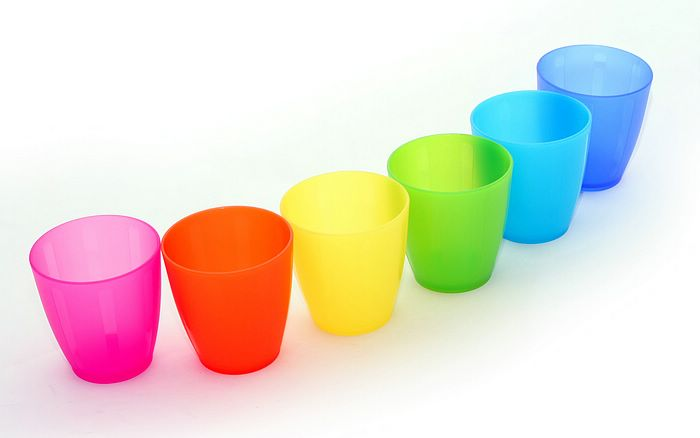
#> input picture Project/cups.jpg, 700 x 438 px
$ python test.py   (older library calls are emulated)
#> lines starting #> are read from the running program, lines starting #| are printed output that depends on the picture; after the words box and inside, x2 and y2 are one past the last pixel; in counts of white or black regions, pixels touching at a corner belong together
# import the necessary packages:
import numpy as np
import cv2
from matplotlib import pyplot as plt
from matplotlib import image as image
import easygui

# Opening an image and backing it up
I = cv2.imread("cups.jpg")
#> I is the input picture: shape (438, 700, 3); mean B, G, R 208, 220.1, 228.7
Original = I.copy()
# Creating a plain white image
WhiteImg = np.zeros(np.shape(I), np.uint8)
WhiteImg[:,:] = (255,255,255)

# #Convert to grayscale
G = cv2.cvtColor(I, cv2.COLOR_BGR2GRAY)

#T, B = cv2.threshold(G, thresh = 250, maxval = 255, type = cv2.THRESH_BINARY + cv2.THRESH_OTSU)
B = cv2.adaptiveThreshold(G, maxValue = 255, adaptiveMethod = cv2.ADAPTIVE_THRESH_GAUSSIAN_C, thresholdType = cv2.THRESH_BINARY, blockSize = 21, C = 4)
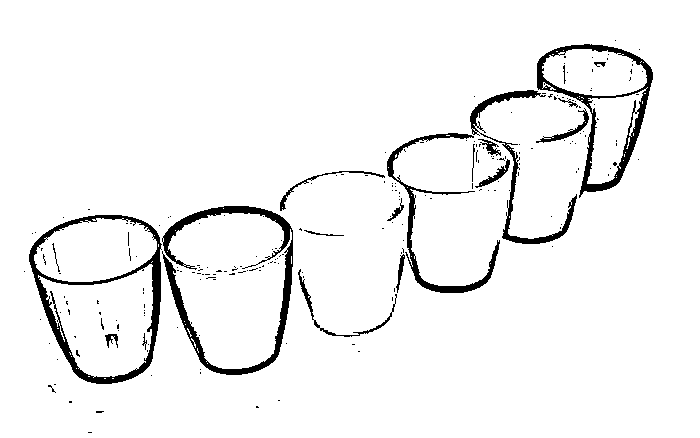
#> B: shape (438, 700); 95% white; 219 black regions (199 under 20 px), largest, box (x1, y1, x2, y2) and area: (162, 206, 293, 375) 3379, (29, 215, 162, 384) 3352, (537, 44, 653, 198) 2710

# Remove noise
shape = cv2.getStructuringElement(cv2.MORPH_ELLIPSE,(4,4))
opening = cv2.morphologyEx(B, cv2.MORPH_OPEN, shape)
#> opening: shape (438, 700); 94.4% white; 46 black regions (34 under 20 px), largest, box (x1, y1, x2, y2) and area: (299, 45, 654, 338) 8631, (30, 207, 294, 385) 7573, (281, 172, 386, 211) 320

# Find the background
bg = cv2.dilate(opening, shape)
#> bg: shape (438, 700); 97.6% white; 61 black regions (44 under 20 px), largest, box (x1, y1, x2, y2) and area: (147, 209, 293, 375) 2507, (473, 47, 653, 192) 1980, (32, 218, 153, 384) 1073

# Find the foreground
dist_transform = cv2.distanceTransform(opening, cv2.DIST_L2, 5)
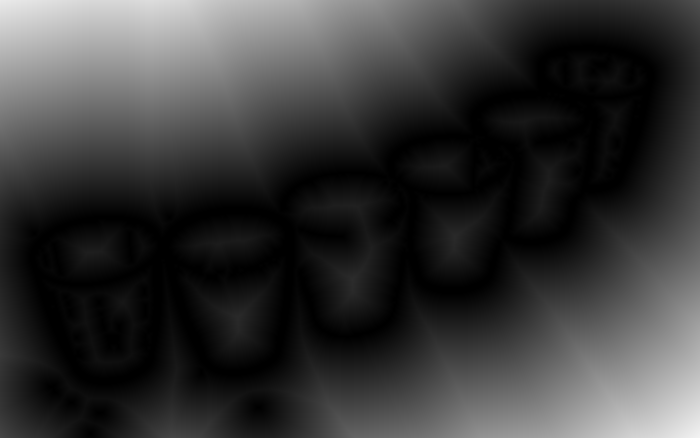
#> dist_transform: shape (438, 700) float32; min 0, max 243, mean 55.7
ret, fg = cv2.threshold(dist_transform, 0.7*dist_transform.max(), 255, 0)
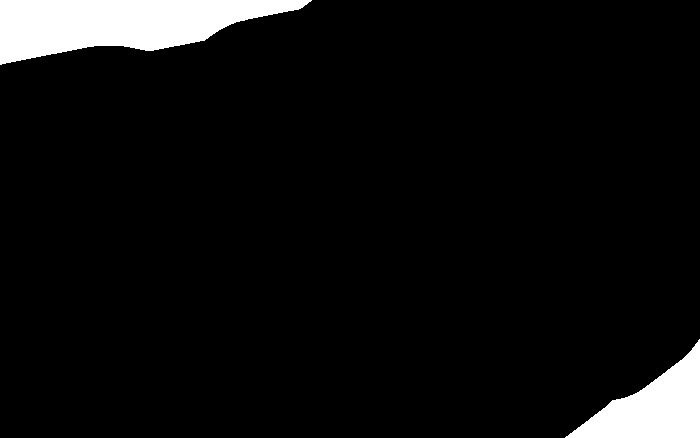
#> fg: shape (438, 700) float32; 6.1% white; 2 white regions, box (x1, y1, x2, y2) and area: (0, 0, 312, 65) 12388, (565, 339, 700, 438) 6252
#> ret = 170.1

# Finding unknown region
fg = np.uint8(fg)
unknown = cv2.subtract(bg, fg)
#> unknown: shape (438, 700); 91.5% white; 63 black regions (44 under 20 px), largest, box (x1, y1, x2, y2) and area: (0, 0, 312, 65) 12388, (565, 339, 700, 438) 6252, (147, 209, 293, 375) 2507

ret, markers = cv2.connectedComponents(fg)
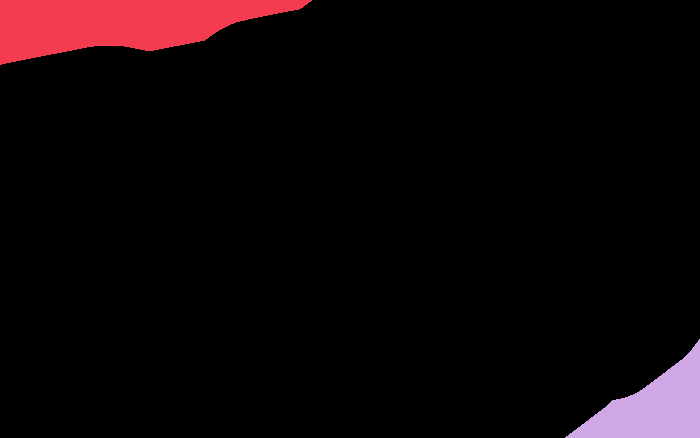
#> markers: shape (438, 700) int32; 3 distinct labels, from 0 to 2; one colour per label, 0 black
#> ret = 3

# Add one to all labels so that sure background is not 0, but 1
markers = markers + 1
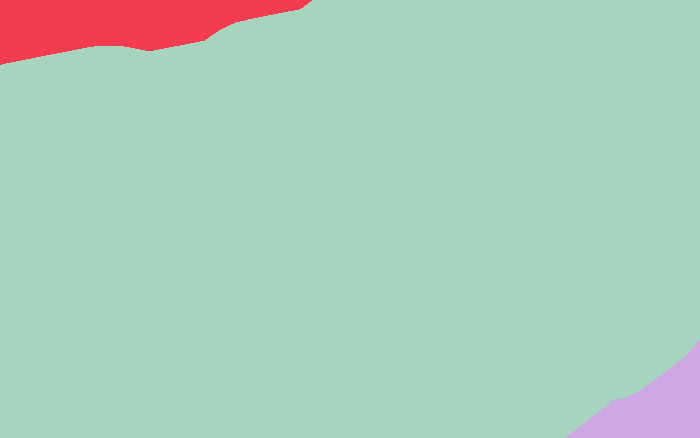
#> markers: shape (438, 700) int32; 3 distinct labels, from 1 to 3; one colour per label, 0 black

# Now, mark the region of unknown with zero
markers[unknown==255] = 0
#> markers: shape (438, 700) int32; 4 distinct labels, from 0 to 3

markers = cv2.watershed(I, markers)
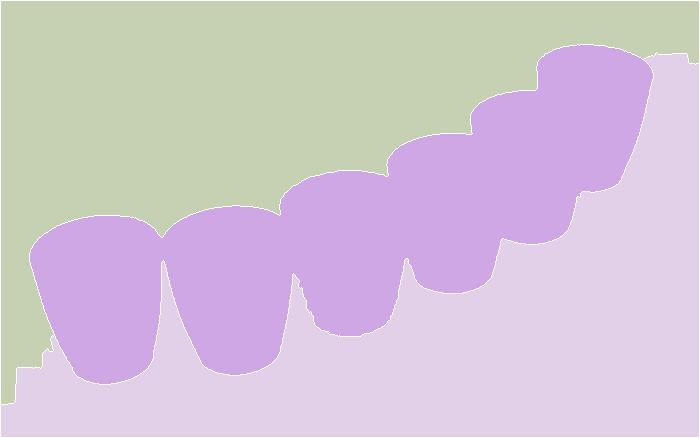
#> markers: shape (438, 700) int32; 4 distinct labels, from -1 to 3; one colour per label, 0 black, -1 white
WhiteImg[markers == -1] = [255,0,0]

cv2.imshow("t", WhiteImg)
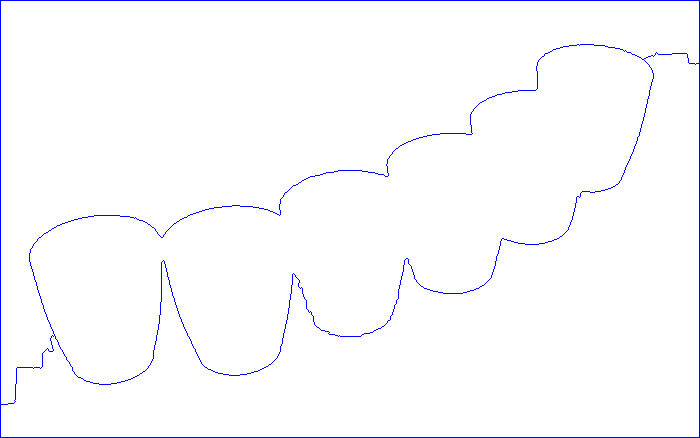
#> window 't': shape (438, 700, 3); mean B, G, R 255, 251.4, 251.4
key = cv2.waitKey(0)
#> (key Esc is pressed here)
# [42 lines of commented-out code are left out]

$ run again, with Project/balls.jpg copied over Project/cups.jpg
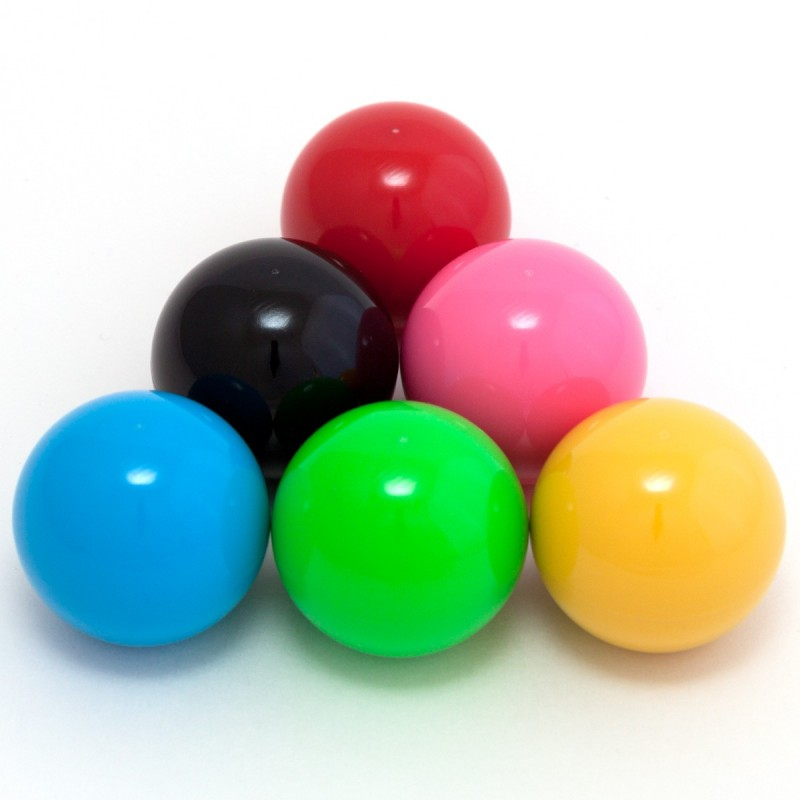
#> input picture Project/balls.jpg, 800 x 800 px
#> I is the input picture: shape (800, 800, 3); mean B, G, R 177.3, 194.9, 184.4
#> B: shape (800, 800); 95.9% white; 905 black regions (854 under 20 px), largest, box (x1, y1, x2, y2) and area: (281, 102, 650, 582) 8335, (149, 238, 398, 584) 5155, (13, 391, 152, 586) 2113
#> opening: shape (800, 800); 95.5% white; 296 black regions (253 under 20 px), largest, box (x1, y1, x2, y2) and area: (150, 103, 723, 664) 18210, (14, 392, 158, 592) 2926, (248, 299, 310, 339) 1065
#> bg: shape (800, 800); 98.1% white; 130 black regions (100 under 20 px), largest, box (x1, y1, x2, y2) and area: (284, 105, 511, 321) 2599, (154, 240, 283, 472) 1964, (16, 394, 150, 577) 1470
#> `ret, fg = cv2.threshold(dist_transform, 0.7*dist_transform.max(), 255,..`:
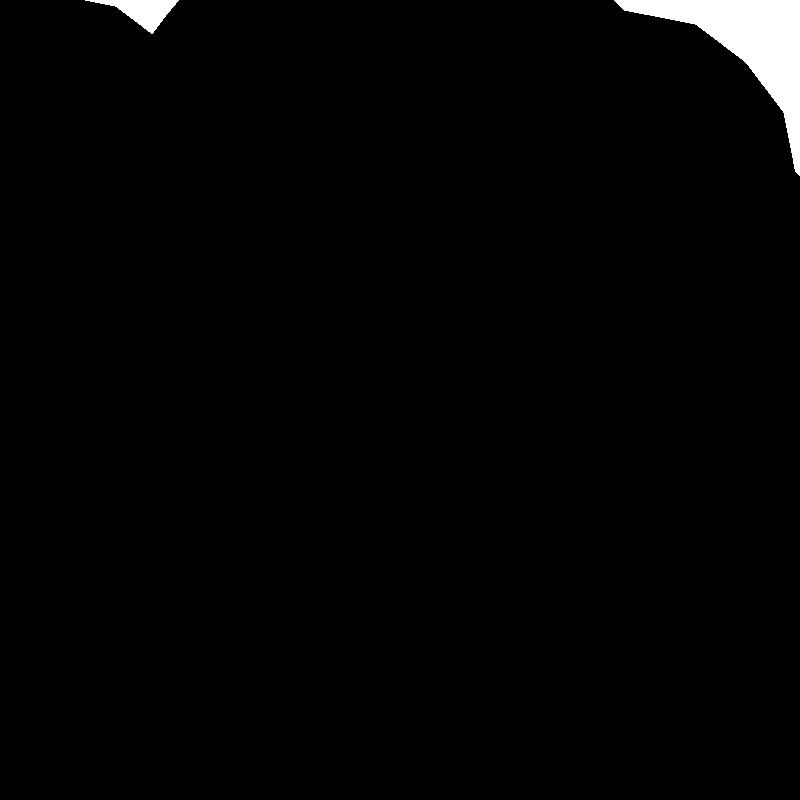
#> fg: shape (800, 800) float32; 1.7% white; 2 white regions, box (x1, y1, x2, y2) and area: (614, 0, 800, 176) 9309, (85, 0, 179, 34) 1313
#> `ret, fg = cv2.threshold(dist_transform, 0.7*dist_transform.max(), 255,..`: ret = 191.1
#> unknown: shape (800, 800); 96.5% white; 132 black regions (100 under 20 px), largest, box (x1, y1, x2, y2) and area: (614, 0, 800, 176) 9309, (284, 105, 511, 321) 2599, (154, 240, 283, 472) 1964
#> `ret, markers = cv2.connectedComponents(fg)`: ret = 3
#> `cv2.imshow("t", WhiteImg)`:
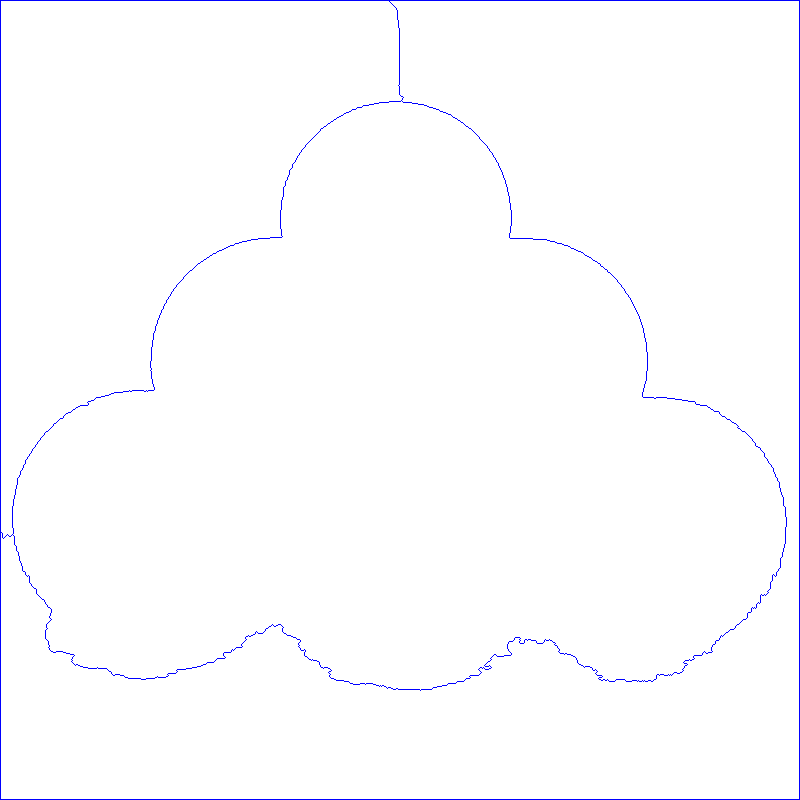
#> window 't': shape (800, 800, 3); mean B, G, R 255, 252.8, 252.8
